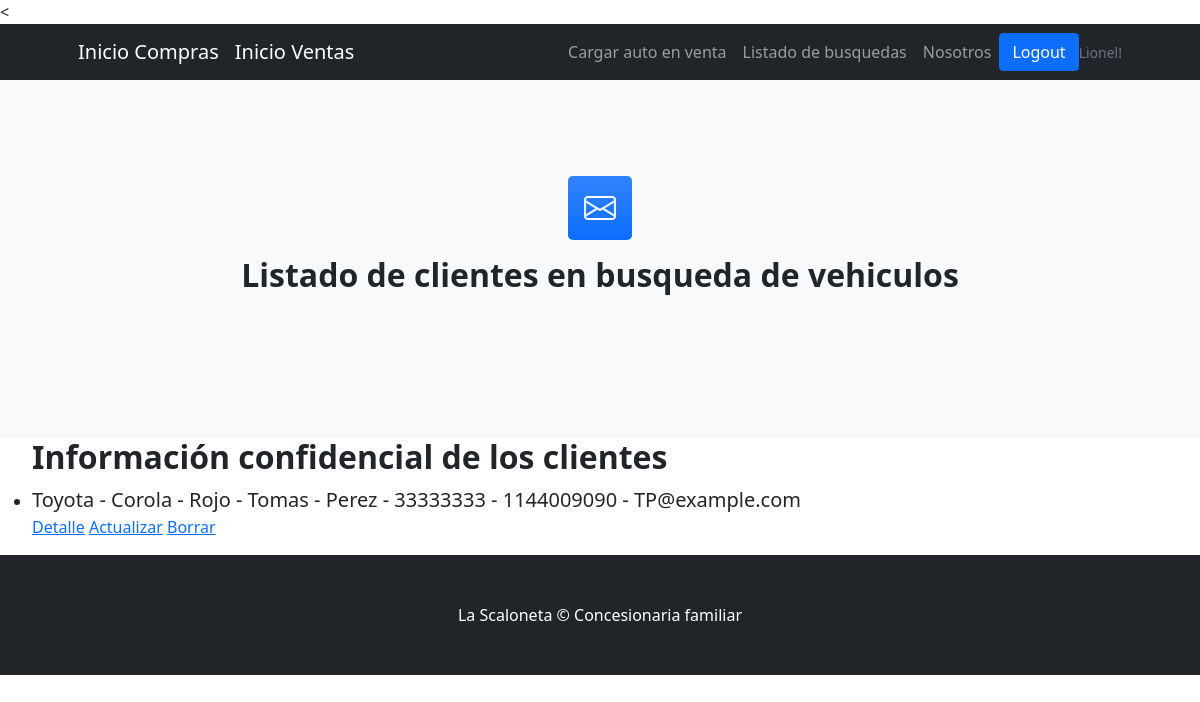
Page /venta/Auto_Buscado/ (signed in) on the earlier database version.
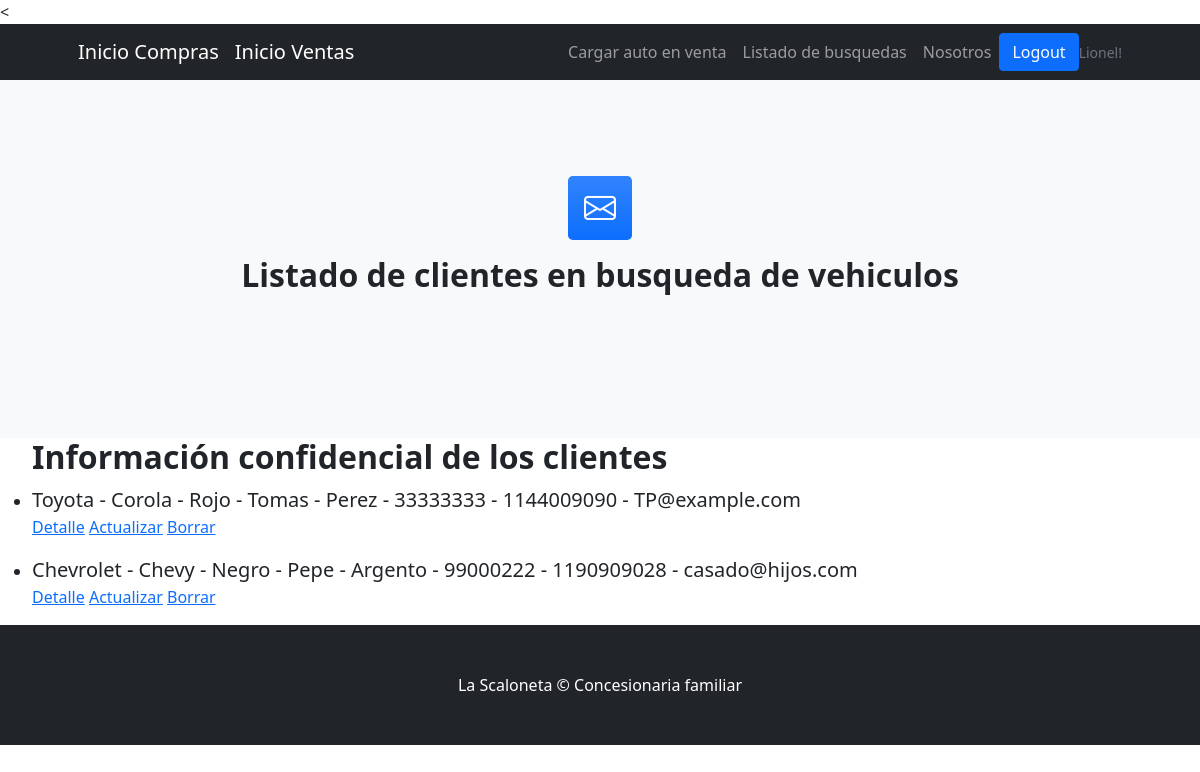
Same page on the later database version.
### compra/models.py (models this page shows, shortened)
class Auto_Buscado(models.Model):
    nombre_comprador = models.CharField(max_length=20)
    apellido = models.CharField(max_length=20)
    dni = models.CharField(max_length=20)
    celular = models.IntegerField()
    email = models.EmailField(max_length=50)
    marca = models.CharField(max_length=20)
    modelo = models.CharField(max_length=50)
    color = models.CharField(max_length=20)

### venta/views.py (the view)
# urls.py: path("Auto_Buscado/", Auto_BuscadoList.as_view(), name= "venta-Auto_Buscado"),
class Auto_BuscadoList(LoginRequiredMixin, ListView):
    model = Auto_Buscado
    template_name = "venta/list_Auto_Buscado.html"

### venta/templates/venta/list_Auto_Buscado.html (shortened to what this page needs)
{% extends 'venta/padre.html' %}
{% block contenido %}
<section class="bg-light py-5">
    <div class="container px-5 my-5 px-5">
        <div class="text-center mb-5">
            <div class="feature bg-primary bg-gradient text-white rounded-3 mb-3"><i class="bi bi-envelope"></i></div>
            <h2 class="fw-bolder">Listado de clientes en busqueda de vehiculos</h2>
        </div>
</section>
<ul>
    <h2 class="fw-bolder"> Información confidencial de los clientes</h2>
    {% for Auto_Buscado in object_list %}
        <li>
            <p class="lead mb-0"> {{Auto_Buscado.marca}} - {{Auto_Buscado.modelo}} - {{Auto_Buscado.color}} - {{Auto_Buscado.nombre_comprador}} - {{Auto_Buscado.apellido}} - {{Auto_Buscado.dni}} - {{Auto_Buscado.celular}} - {{Auto_Buscado.email}}  </h2>
            <p class="form-floating mb-3"> <a href="{% url 'venta-Auto_Buscado-detail' Auto_Buscado.id %}">Detalle</a>
            <a href="{% url 'venta-Auto_Buscado-update' Auto_Buscado.id %}">Actualizar</a>
            <a href="{% url 'venta-Auto_Buscado-delete' Auto_Buscado.id %}">Borrar</a> </p>
        </li>
    {% endfor %}
</ul>
{% endblock %}

Differences in the rows shown:
added Auto_Buscado: marca "Chevrolet", modelo "Chevy", color "Negro", nombre_comprador "Pepe", apellido "Argento", dni "99000222", celular "1190909028", email "casado@hijos.com"
